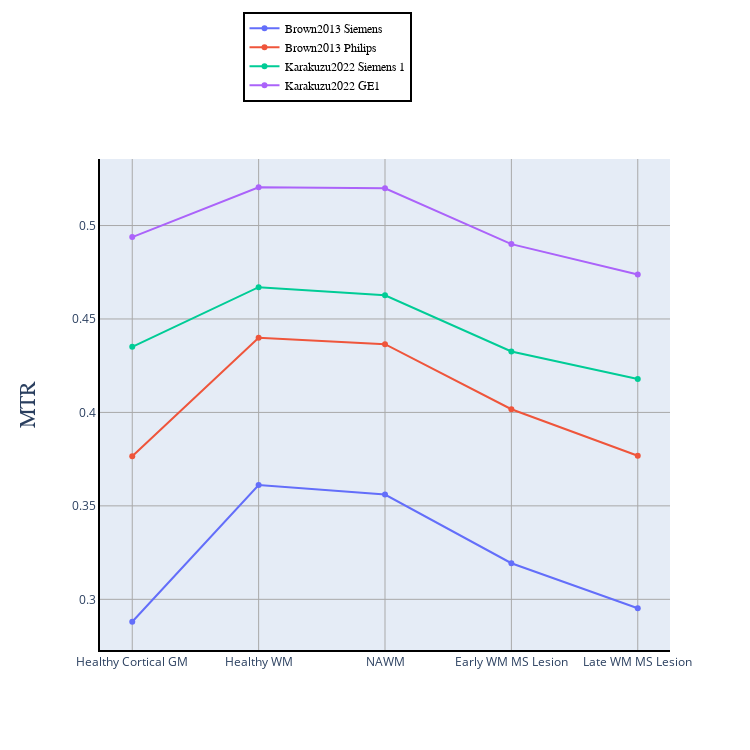

Write notebook code for a chart like this one.
### Code cell
#| label: mtrFig1jn

# Prepare Python environment

import scipy.io as sio
from pathlib import Path

from contextlib import contextmanager
import sys, os
from pathlib import Path

@contextmanager
def suppress_stdout():
    with open(os.devnull, "w") as devnull:
        old_stdout = sys.stdout
        sys.stdout = devnull
        try:  
            yield
        finally:
            sys.stdout = old_stdout

import os
from pathlib import Path

def find_myst_yml_directories(start_dir=None):
    """
    Recursively search for directories containing myst.yml file.
    
    Args:
        start_dir (str or Path): Starting directory (defaults to current directory)
    
    Returns:
        list: List of full paths to directories containing myst.yml
    """
    if start_dir is None:
        start_dir = Path.cwd()
    else:
        start_dir = Path(start_dir)
    
    myst_dirs = []
    
    def _search_directory(current_dir):
        # Check if myst.yml exists in current directory
        myst_file = current_dir / "myst.yml"
        if myst_file.exists():
            myst_dirs.append(str(current_dir.resolve()))
            # Don't search subdirectories if we found myst.yml here
            return
        
        # Recursively search all subdirectories
        for item in current_dir.iterdir():
            if item.is_dir():
                try:
                    _search_directory(item)
                except (PermissionError, OSError):
                    # Skip directories we can't access
                    continue
    
    _search_directory(start_dir)
    return myst_dirs

def find_myst_yml_directories_upwards(start_dir=None):
    """
    Search for myst.yml in current directory, if not found go to parent and repeat.
    
    Args:
        start_dir (str or Path): Starting directory (defaults to current directory)
    
    Returns:
        str or None: Full path of directory containing myst.yml, or None if not found
    """
    if start_dir is None:
        current_dir = Path.cwd()
    else:
        current_dir = Path(start_dir)
    
    # Keep going up until we reach the filesystem root
    while current_dir != current_dir.parent:  # Stop at root
        myst_file = current_dir / "myst.yml"
        if myst_file.exists():
            return str(current_dir.resolve())
        
        # Move to parent directory
        current_dir = current_dir.parent
    
    return None

with suppress_stdout():
    repo_path = Path(find_myst_yml_directories_upwards())
    print(repo_path)
    data_req_path = repo_path / "binder" / "data_requirement.json"
    data_path = repo_path / "data"
    dataset_path = data_path / "qmrlab-mooc"
    
data_dir = dataset_path / "06-MT-02-MTR" / "06-MT-02-MTR" 
data_file = "fig_1.mat"

#Load either archived or generated plot variables
mat_contents = sio.loadmat(data_dir / data_file)

## Plot

# Module imports
# PYTHON CODE
# Module imports

import matplotlib.pyplot as plt
import plotly.graph_objs as go
import numpy as np
from plotly import __version__
from plotly.offline import download_plotlyjs, init_notebook_mode, plot, iplot
config={'showLink': False, 'displayModeBar': False}

init_notebook_mode(connected=True)


# Prepare Python environment

tissue_names = mat_contents['tissue_names'].tolist()
tissues = [
    tissue_names[0][0][0],
    tissue_names[0][1][0],
    tissue_names[0][2][0],
    tissue_names[0][3][0],
    tissue_names[0][4][0]
    ]
    
protocol_names = mat_contents['protocol_names'].tolist()
protocols = [
    protocol_names[0][0][0],
    protocol_names[0][1][0],
    protocol_names[0][2][0],
    protocol_names[0][3][0],
    ]
    
signal_brownSiemens = mat_contents["MTRs"][0]
signal_brownPhilips = mat_contents["MTRs"][1]
signal_karakuzuSiemens = mat_contents["MTRs"][2]
signal_karakuzuGE = mat_contents["MTRs"][3]


# Plot Figure 1

# Module imports

import matplotlib.pyplot as plt
import plotly.graph_objs as go
import numpy as np
from plotly import __version__
from plotly.offline import download_plotlyjs, init_notebook_mode, plot, iplot
config={'showLink': False, 'displayModeBar': False}

init_notebook_mode(connected=True)

# PYTHON CODE

init_notebook_mode(connected=True)
# The polling here is to ensure that plotly.js has already been loaded before
# setting display alignment in order to avoid a race condition.


brown_siemens = go.Scatter(
    x = tissues,
    y = signal_brownSiemens,
    name = protocols[0],
    text = 'N/A',
    hoverinfo = 'y'
)


brown_philips = go.Scatter(
    x = tissues,
    y = signal_brownPhilips,
    name = protocols[1],
    hoverinfo = 'y'
)


karakuzu_siemens = go.Scatter(
    x = tissues,
    y = signal_karakuzuSiemens,
    name = protocols[2],
    hoverinfo = 'y'
)


karakuzu_ge = go.Scatter(
    x = tissues,
    y = signal_karakuzuGE,
    name = protocols[3],
    hoverinfo = 'y'
)


data = [brown_siemens, brown_philips, karakuzu_siemens, karakuzu_ge]

layout = go.Layout(
    width=750,
    height=750,
    margin=go.layout.Margin(
        l=100,
        r=80,
        b=100,
        t=130,
    ),
    annotations=[
        dict(
            x=-0.15,
            y=0.50,
            showarrow=False,
            text='MTR',
            font=dict(
                family='Times New Roman',
                size=22
            ),
            textangle=-90,
            xref='paper',
            yref='paper'
        ),
    ],
    xaxis=dict(
        showgrid=True,
        gridcolor='rgb(169,169,169)',
        linecolor='black',
        linewidth=2
    ),
    yaxis=dict(
        showgrid=True,
        gridcolor='rgb(169,169,169)',
        linecolor='black',
        linewidth=2
    ),
    legend=dict(
        x=0.25,
        y=1.3,
        traceorder='normal',
        font=dict(
            family='Times New Roman',
            size=12,
            color='#000'
        ),
        bordercolor='#000000',
        borderwidth=2
    )
)

fig = dict(data=data, layout=layout)

iplot(fig, filename = 'fig1.html', config = config)

### Figure 1 — Plotly figure (JSON) as saved in the notebook; plotly's stock layout.template omitted (floating-point values rounded to 4 significant figures)
{"data": [{"hoverinfo": "y", "name": "Brown2013 Siemens", "text": "N/A", "type": "scatter", "x": ["Healthy Cortical GM", "Healthy WM", "NAWM", "Early WM MS Lesion", "Late WM MS Lesion"], "y": [0.288, 0.3612, 0.356, 0.3193, 0.2952]}, {"hoverinfo": "y", "name": "Brown2013 Philips", "type": "scatter", "x": ["Healthy Cortical GM", "Healthy WM", "NAWM", "Early WM MS Lesion", "Late WM MS Lesion"], "y": [0.3765, 0.44, 0.4365, 0.4017, 0.3768]}, {"hoverinfo": "y", "name": "Karakuzu2022 Siemens 1", "type": "scatter", "x": ["Healthy Cortical GM", "Healthy WM", "NAWM", "Early WM MS Lesion", "Late WM MS Lesion"], "y": [0.4351, 0.467, 0.4627, 0.4326, 0.4179]}, {"hoverinfo": "y", "name": "Karakuzu2022 GE1", "type": "scatter", "x": ["Healthy Cortical GM", "Healthy WM", "NAWM", "Early WM MS Lesion", "Late WM MS Lesion"], "y": [0.4938, 0.5205, 0.5199, 0.4901, 0.4738]}], "layout": {"annotations": [{"font": {"family": "Times New Roman", "size": 22}, "showarrow": false, "text": "MTR", "textangle": -90, "x": -0.15, "xref": "paper", "y": 0.5, "yref": "paper"}], "height": 750, "legend": {"bordercolor": "#000000", "borderwidth": 2, "font": {"color": "#000", "family": "Times New Roman", "size": 12}, "traceorder": "normal", "x": 0.25, "y": 1.3}, "margin": {"b": 100, "l": 100, "r": 80, "t": 130}, "width": 750, "xaxis": {"gridcolor": "rgb(169,169,169)", "linecolor": "black", "linewidth": 2, "showgrid": true}, "yaxis": {"gridcolor": "rgb(169,169,169)", "linecolor": "black", "linewidth": 2, "showgrid": true}}}
